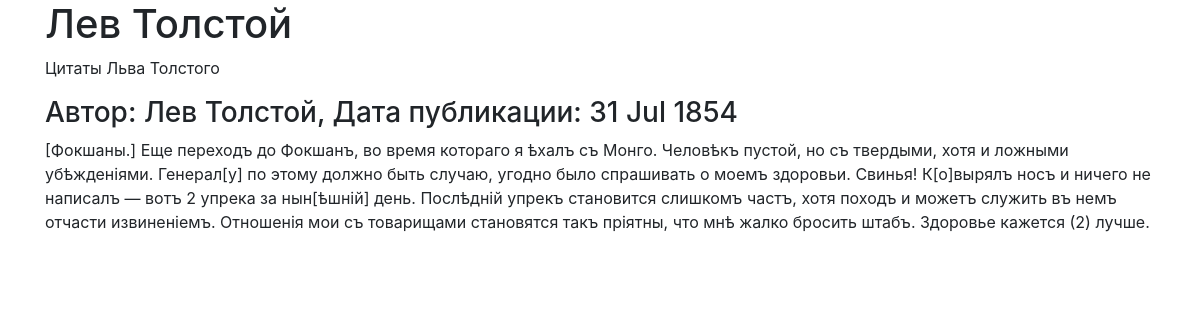
The page /group/lev-tolstoj/ on the database its author committed.
### posts/models.py (models this page shows, shortened)
class Group(models.Model):
    title = models.CharField(max_length=200)
    slug = models.SlugField(max_length=250, unique=True)
    description = models.TextField()

class Post(models.Model):
    text = models.TextField()
    pub_date = models.DateTimeField("date published", auto_now_add=True)
    author = models.ForeignKey(User, on_delete=models.CASCADE, related_name="posts")
    group = models.ForeignKey('Group', on_delete=models.SET_NULL,
                              blank=True, null=True, related_name="posts")
    class Meta:
        ordering = ["-pub_date"]

### posts/views.py (the view)
# urls.py: path("group/<slug:slug>/", views.group_posts, name="group"),
def group_posts(request, slug):
    group = get_object_or_404(Group, slug=slug)
    group_posts = group.posts.all()[:13]
    context = {
        'group_posts': group_posts,
        'group': group,
    }
    return render(request, 'posts/group.html', context)

### posts/templates/posts/group.html (shortened to what this page needs)
{% extends 'base.html' %}
{% block header %} {{ group.title }} {% endblock %}
{% block content %}
    <p>{{ group.description }}</p>
    {% for post in group_posts %}
    <h3>
        Автор: {{ post.author.get_full_name }}, Дата публикации: {{ post.pub_date|date:"d M Y" }}
    </h3>
    <p>{{ post.text|linebreaksbr }}</p>
    {% endfor %}
{% endblock %}

### rows shown on the page
Group: title "Лев Толстой", description "Цитаты Льва Толстого"
Post: author.get_full_name "Лев Толстой", pub_date "31 Jul 1854", text "[Фокшаны.] Еще переходъ до Фокшанъ, во время котораго я ѣхалъ съ Монго. Человѣкъ пустой, но съ твердыми, хотя и ложными убѣжденіями. Генерал[у] по этому должно быть случаю, угодно было спрашивать о моемъ здоровьи. Свинья! К[о]вырялъ носъ и ничего не написалъ — вотъ 2 упрека за нын[ѣшній] день. Послѣдній упрекъ становится слишкомъ частъ, хотя походъ и можетъ служить въ немъ отчасти извиненіемъ. Отношенія мои съ товарищами становятся такъ пріятны, что мнѣ жалко бросить штабъ. Здоровье кажется (2) лучше."
